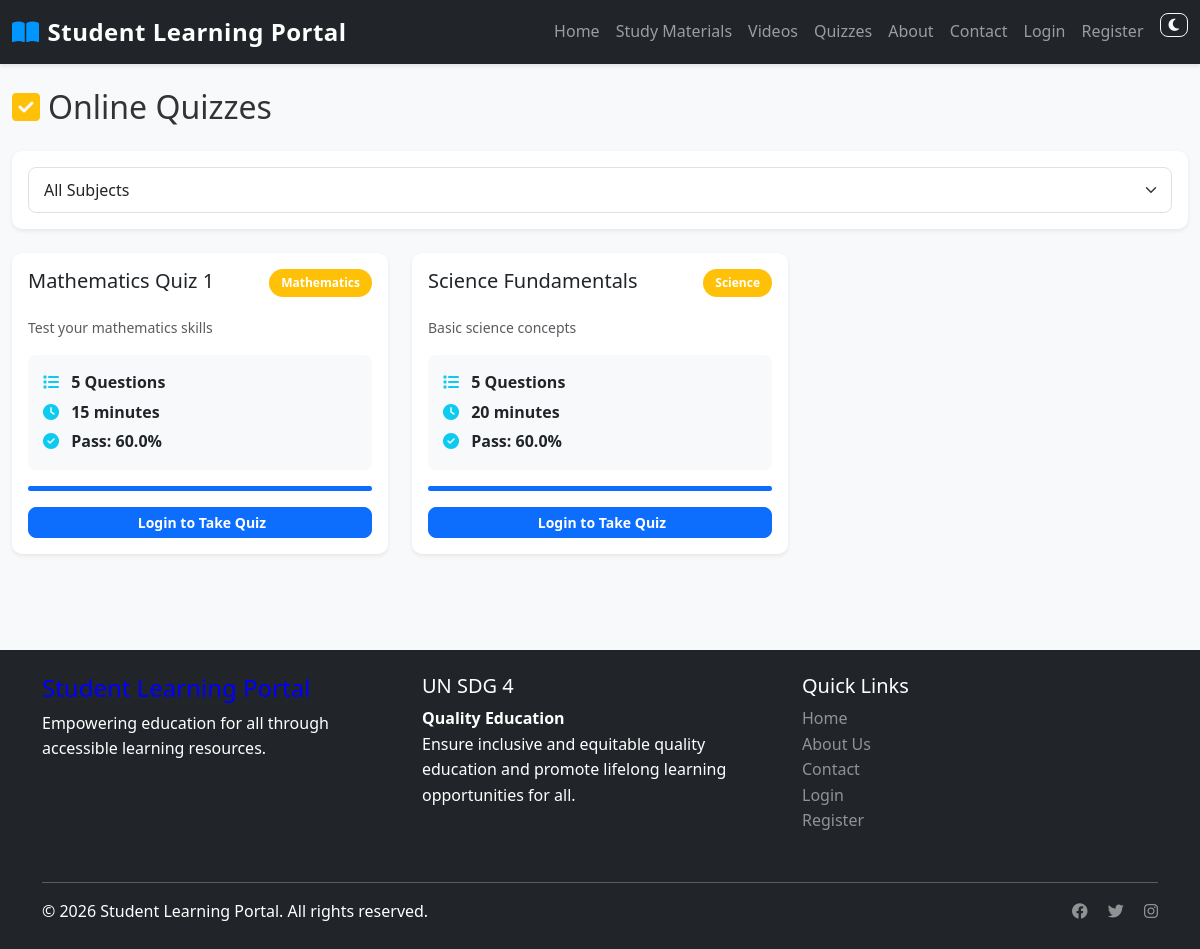
Screenshot of /quizzes with the database file from the repository.
### app.py (models this page shows)
class Quiz(db.Model):
    id = db.Column(db.Integer, primary_key=True)
    title = db.Column(db.String(200), nullable=False)
    description = db.Column(db.Text, nullable=False)
    subject = db.Column(db.String(100), nullable=False)
    total_questions = db.Column(db.Integer, default=0)
    time_limit = db.Column(db.Integer)  # in minutes
    passing_score = db.Column(db.Float, default=60.0)
    created_at = db.Column(db.DateTime, default=datetime.utcnow)
    questions = db.relationship('Question', backref='quiz', lazy=True, cascade='all, delete-orphan')
    results = db.relationship('QuizResult', backref='quiz', lazy=True, cascade='all, delete-orphan')

### app.py (the view)
@app.route('/quizzes')
def quizzes():
    subject = request.args.get('subject', 'All')
    query = Quiz.query
    if subject != 'All':
        query = query.filter_by(subject=subject)
    quizzes = query.all()
    subjects = db.session.query(db.distinct(Quiz.subject)).all()
    return render_template('quizzes.html', quizzes=quizzes, subjects=subjects, current_subject=subject)

### templates/quizzes.html (shortened to what this page needs)
{% extends "base.html" %}
{% block content %}
<div class="container-fluid py-4">
    <h2 class="mb-4"><i class="fas fa-check-square me-2 text-warning"></i>Online Quizzes</h2>
    <div class="card shadow-sm border-0 mb-4">
        <div class="card-body">
            <select class="form-select" id="subjectFilter">
                <option value="">All Subjects</option>
            </select>
        </div>
    </div>
    <div class="row">
        {% if quizzes %}
            {% for quiz in quizzes %}
            <div class="col-md-6 col-lg-4 mb-4">
                <div class="card quiz-card shadow-sm border-0 h-100">
                    <div class="card-body">
                        <div class="d-flex justify-content-between align-items-start mb-3">
                            <h5 class="card-title">{{ quiz.title }}</h5>
                            <span class="badge bg-warning">{{ quiz.subject }}</span>
                        </div>
                        <p class="card-text text-muted small">{{ quiz.description }}</p>
                        <div class="quiz-info mb-3">
                            <p class="mb-1">
                                <i class="fas fa-list me-2 text-info"></i>
                                <strong>{{ quiz.total_questions }} Questions</strong>
                            </p>
                            <p class="mb-1">
                                <i class="fas fa-clock me-2 text-info"></i>
                                <strong>{{ quiz.time_limit }} minutes</strong>
                            </p>
                            <p class="mb-0">
                                <i class="fas fa-check-circle me-2 text-info"></i>
                                <strong>Pass: {{ quiz.passing_score }}%</strong>
                            </p>
                        </div>
                        <div class="progress mb-3" style="height: 5px;">
                            <div class="progress-bar" style="width: 100%"></div>
                        </div>
                        {% if session.user_id %}
                        <a href="/quiz/{{ quiz.id }}" class="btn btn-primary btn-sm w-100">
                            <i class="fas fa-play me-1"></i>Start Quiz
                        </a>
                        {% else %}
                        <a href="/login" class="btn btn-primary btn-sm w-100">
                            Login to Take Quiz
                        </a>
                        {% endif %}
                    </div>
                </div>
            </div>
            {% endfor %}
        {% else %}
        <div class="col-md-12">
            <div class="alert alert-info text-center">
                <i class="fas fa-info-circle me-2"></i>No quizzes found.
            </div>
        </div>
        {% endif %}
    </div>
</div>
{% endblock %}

### static/css/style.css (style rules this page uses)
:root { --primary-color: #0d6efd; --secondary-color: #6c757d; --success-color: #198754; --danger-color: #dc3545; --warning-color: #ffc107; --info-color: #0dcaf0; --light-color: #f8f9fa; --dark-color: #212529; }
* { margin: 0; padding: 0; box-sizing: border-box; }
body { font-family: 'Segoe UI', Tahoma, Geneva, Verdana, sans-serif; line-height: 1.6; color: #333; background-color: #f8f9fa; transition: background-color 0.3s ease; }
a { color: var(--primary-color); text-decoration: none; }
.card { border: 1px solid rgba(0, 0, 0, 0.05); border-radius: 10px; transition: all 0.3s ease; }
.quiz-card { border-radius: 10px; }
.quiz-info { background-color: #f8f9fa; padding: 15px; border-radius: 8px; }
.quiz-info p { margin-bottom: 0.5rem; }
.progress { background-color: #e9ecef; border-radius: 10px; }
.progress-bar { background-color: var(--primary-color); }
.btn { border-radius: 8px; font-weight: 600; transition: all 0.3s ease; }
.btn-primary { background-color: var(--primary-color); border-color: var(--primary-color); }
.form-control, .form-select { border-radius: 8px; border: 1px solid #dee2e6; padding: 10px 15px; font-size: 1rem; transition: all 0.3s ease; }
.badge { padding: 8px 12px; border-radius: 20px; font-weight: 600; }
.shadow-sm { box-shadow: 0 0.125rem 0.25rem rgba(0, 0, 0, 0.075); }

### rows the page displays
Quiz: title "Mathematics Quiz 1", subject "Mathematics", description "Test your mathematics skills", total_questions "5", time_limit "15", passing_score "60.0"
Quiz: title "Science Fundamentals", subject "Science", description "Basic science concepts", total_questions "5", time_limit "20", passing_score "60.0"
